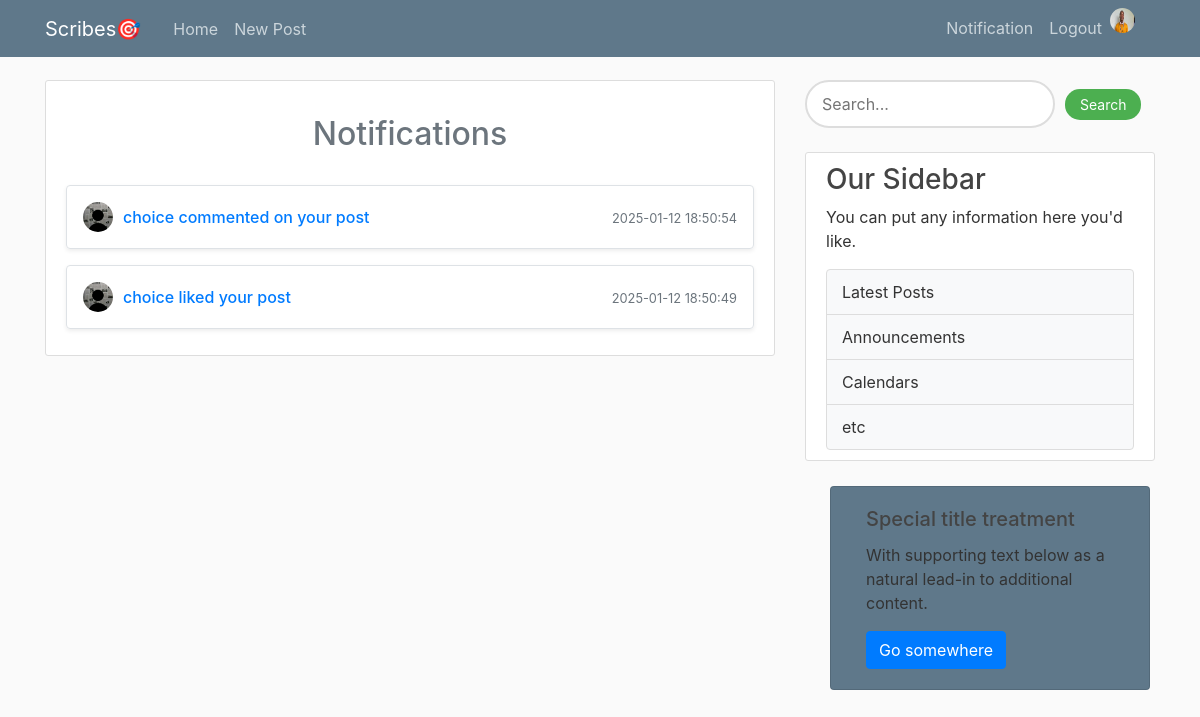
The app's page /notification (signed in) with its own data.
### flaskblog/models.py (models this page shows, shortened)
class User(db.Model, UserMixin):
    id = db.Column(db.Integer, primary_key=True)
    username = db.Column(db.String(20), nullable=False, unique=True)
    email = db.Column(db.String(120), nullable=False, unique=True)
    image_file = db.Column(db.String(20), nullable=False, default='default.jpg')
    password = db.Column(db.String(60), nullable=False)
    posts = db.relationship('Post', backref='author', lazy=True)
    is_admin = db.Column(db.Boolean, nullable=False,default=False)
    Biography= db.Column(db.Text, nullable=False,default='Add A Brief Description About Yourself')
    def __repr__(self):
        return f"User('{self.username}', '{self.email}', '{self.image_file}','{self.is_admin}')"

class Notification(db.Model):
    id = db.Column(db.Integer, primary_key=True)
    user_id = db.Column(db.Integer, db.ForeignKey('user.id'), nullable=False)
    content = db.Column(db.Text, nullable=False)
    date = db.Column(db.DateTime, nullable=False, default=datetime.utcnow)
    initiator= db.Column(db.Integer, nullable=False,default=None)
    post_id = db.Column(db.Integer, db.ForeignKey('post.id'), nullable=False)
    user = db.relationship('User', backref=db.backref('notifications', lazy=True))
    post = db.relationship('Post', backref=db.backref('notifications', lazy=True))
    def __repr__(self):
         return f"Notification('{self.content}','{self.user}')"

### flaskblog/routes.py (the view)
@app.route('/notification', methods=['GET', 'POST'])
def notification():
    notifications = Notification.query.filter_by(user_id=current_user.id).order_by(Notification.date.desc()).limit(10).all()
    enriched_notifications = []
    for notification in notifications:
        initiator = User.query.get(notification.initiator)  # Fetch the initiator
        enriched_notifications.append({
            'notification': notification,
            'initiator': initiator
        })
        print(enriched_notifications)
    image_file = url_for('static', filename='profile_pics/' + current_user.image_file)
    return render_template('Notification.html',title='Notification',notifications=enriched_notifications,image_file=image_file)

### flaskblog/models.py (called while the page is built)
@login_manager.user_loader
def load_user(user_id):
    return User.query.get(int(user_id))

### flaskblog/templates/Notification.html
{% extends "layout.html" %}
{% block content %}
<div class="content-section">
    <div class="comments-section mt-4">
        <h2 class="text-center text-secondary"><a>Notifications</a></h2><br>
        {% for enriched_notification in notifications %}
            {% set notification = enriched_notification.notification %}
            {% set initiator = enriched_notification.initiator %}
            <div class="comments mb-3 p-3 rounded border shadow-sm">
                <div class="d-flex justify-content-between align-items-center">
                    <div class="d-flex align-items-center">
                        <img class="rounded-circle article-img2 me-2"
                             src="{{ url_for('static', filename='profile_pics/' + initiator.image_file) }}" alt="Profile Picture">
                        <div>
                            <h6 class="mb-0 text-primary">
                                <a href="{{ url_for('post_detail', title=notification.post.title) }}">
                                    {{ notification.content }}
                                </a>
                            </h6>
                        </div>
                    </div>
                    <div class="text-muted">
                        <small>
                            {{ notification.date.strftime('%Y-%m-%d %H:%M:%S') }}
                        </small>
                    </div>
                </div>
            </div>
        {% else %}
            <h3 class="text-primary text-center" style="color: #428bca;">No notification yet!</h3>
        {% endfor %}
    </div>
</div>
{% endblock content %}

### flaskblog/templates/layout.html (shortened to what this page needs)
<!DOCTYPE html>
<html xmlns="http://www.w3.org/1999/html">
<head>
    <link rel="stylesheet" href="https://cdn.jsdelivr.net/npm/bootstrap@4.1.3/dist/css/bootstrap.min.css">
    <link rel="stylesheet" type="text/css" href="{{url_for('static', filename='main.css') }}">
</head>
<body>
    <header class="site-header">
      <nav class="navbar navbar-expand-md navbar-dark bg-steel fixed-top">
        <div class="container">
          <a class="navbar-brand mr-4" href="/">Scribes🎯</a>
          <div class="collapse navbar-collapse" id="navbarToggle" >
            <div class="navbar-nav mr-auto">
              {% if current_user.is_authenticated %}
                <a class="nav-item nav-link" href="{{ url_for('home')}}">Home</a>
                <a class="nav-item nav-link" href="{{ url_for('new_post')}}">New Post</a>
              {% else %}
              <a class="nav-item nav-link" href="{{ url_for('home')}}">Home</a>
              <a class="nav-item nav-link" href="{{ url_for('about')}}">About</a>
              {% endif %}
            </div>
            <div class="navbar-nav">
              {% if current_user.is_authenticated %}
                <a class="nav-item nav-link" href="{{ url_for('notification')}}">Notification</a>
                <a class="nav-item nav-link" href="{{ url_for('logout')}}">Logout</a>
                <a href="{{ url_for('Account')}}"> <img class="rounded-circle account-img2 md-2" src="{{ image_file }}"></a>
              {% else %}
                <a class="nav-item nav-link" href="{{ url_for('login')}}">Login</a>
                <a class="nav-item nav-link" href="{{ url_for('register')}}">Register</a>
              {% endif %}
            </div>
            </div>
          </div>
      </nav>
    </header>
    <main role="main" class="container">
      <div class="row">
        <div class="col-md-8">
          {% block content %}{% endblock %}
        </div>
        <div class="col-md-4">
          {% if current_user.is_authenticated %}
            <form method="POST" action="{{ url_for('search_post') }}" style="display: flex; align-items: center;">
             <form method="POST" action="{{ url_for('search_post') }}" style="display: flex; align-items: center;">
              <input
                type="text"
                name="content"
                placeholder="Search..."
                style="border: 2px solid #ddd; outline: none; padding: 10px 15px; border-radius: 25px; width: 250px; font-size: 16px; margin-right: 10px;">
              <button
                type="submit"
                style="background-color: #4caf50; color: white; border: none; padding: 5px 15px; cursor: pointer; font-size: 14px; border-radius: 15px; transition: background-color 0.3s ease;"
                onmouseover="this.style.backgroundColor='#45a049'"
                onmouseout="this.style.backgroundColor='#4caf50'">
                Search
              </button>
            </form>
          {% endif %}
          <div class="content-section mt-4">
            <h3>Our Sidebar</h3>
            <div class="text muted">
            <p>You can put any information here you'd like.</p>
            </div>
            <ul class="list-group">
              <li class="list-group-item">
                <a href="/about">Latest Posts</a>
              </li>
              <li class="list-group-item">
                <a href="#">Announcements</a>
              </li>
              <li class="list-group-item">
                <a href="calendars.html">Calendars</a>
              </li>
              <li class="list-group-item">
                <a href="etc.html">etc</a>
              </li>
            </ul>
          </div>
          <div class="card col" style="width: 20rem;">
          <div class="card-body">
            <h5 class="card-title">Special title treatment</h5>
            <p class="card-text">With supporting text below as a natural lead-in to additional content.</p>
            <a href="#" class="btn btn-primary">Go somewhere</a>
          </div>
        </div>
        </div>
    </main>
</body>
</html>

### flaskblog/static/main.css (style rules this page uses)
body { background: #fafafa; color: #333333; margin-top: 5rem; }
h1, h2, h3, h4, h5, h6 { color: #444444; }
.bg-steel { background-color:#5f788a; }
.site-header .navbar-nav .nav-link { color: #cbd5db; }
.content-section { background: #ffffff; padding: 10px 20px; border: 1px solid #dddddd; border-radius: 3px; margin-bottom: 20px; }
.article-img2 { height: 30px; width: 30px; margin-right: 10px; }
.account-img2 { height: 25px; width: 25px; margin-right: 20px; margin-bottom: 16px; }
.card { color: #333; background-color: #5f788a; margin:25px; }
.list-group-item { background-color: #f8f9fa; color: #333; padding: 10px 15px; border: 1px solid #ddd; text-decoration: none; transition: background-color 0.3s ease, color 0.3s ease; }
.list-group-item a { text-decoration: none; color: inherit; }

### records on screen
User: image_file (placeholder picture)
Notification: content "choice commented on your post", date "2025-01-12 18:50:54"
Notification: content "choice liked your post", date "2025-01-12 18:50:49"
